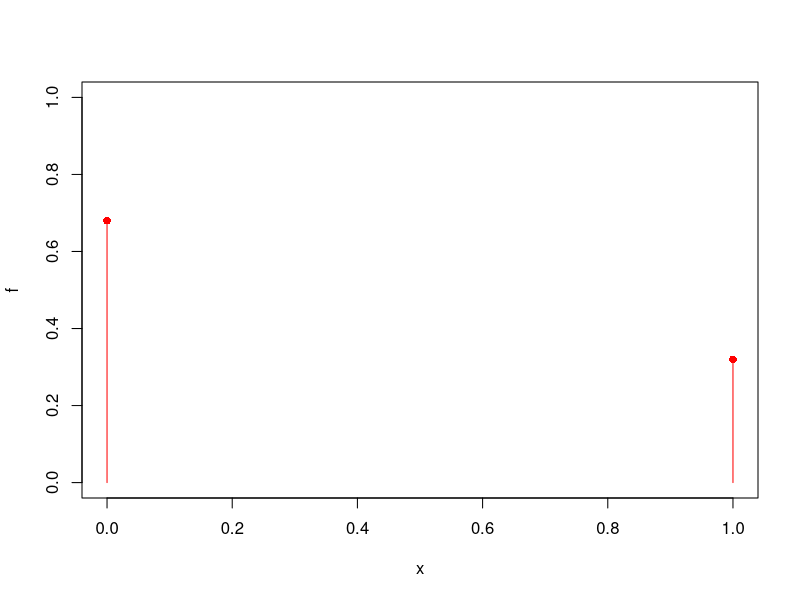
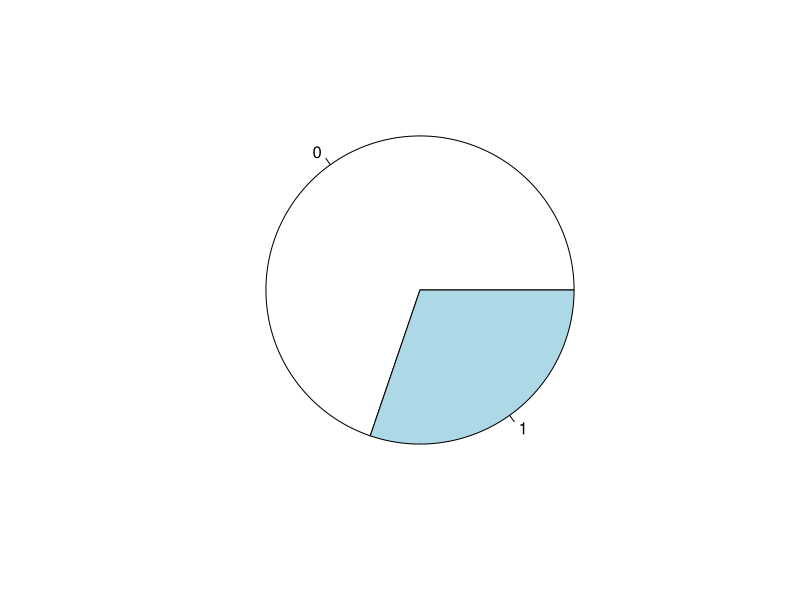
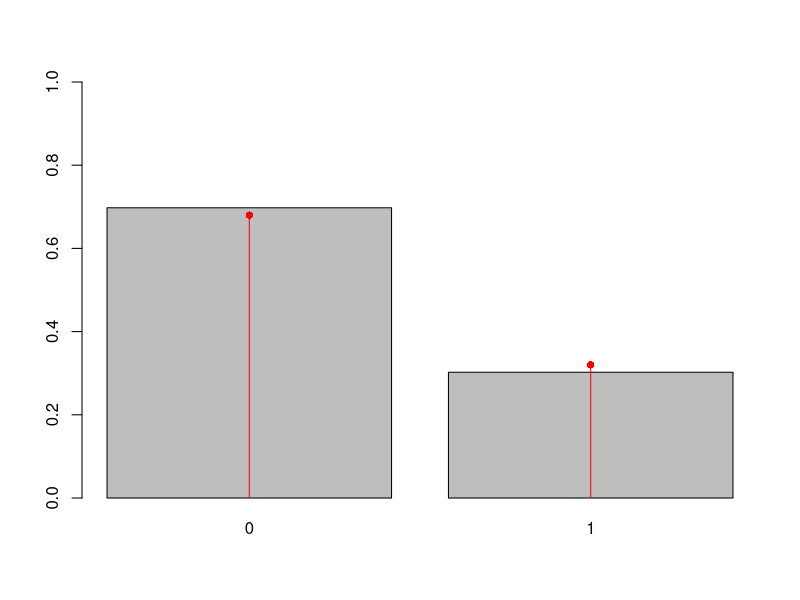
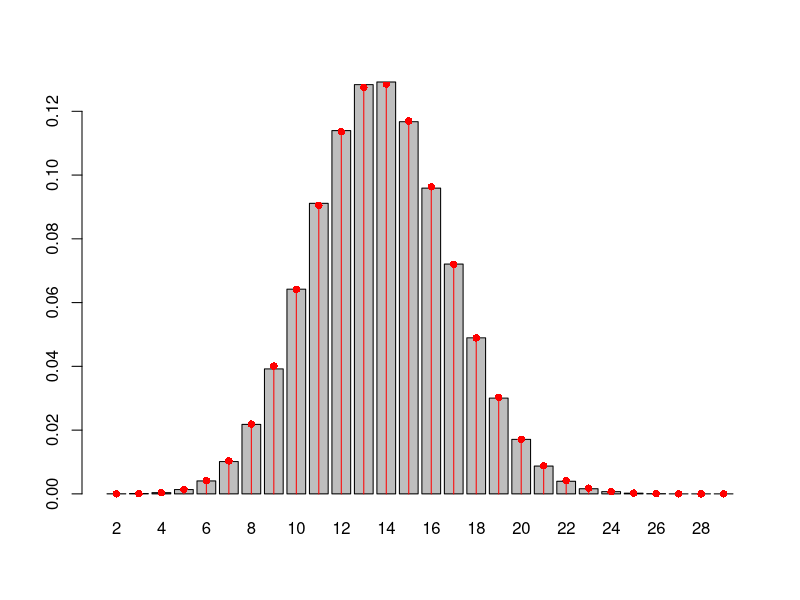
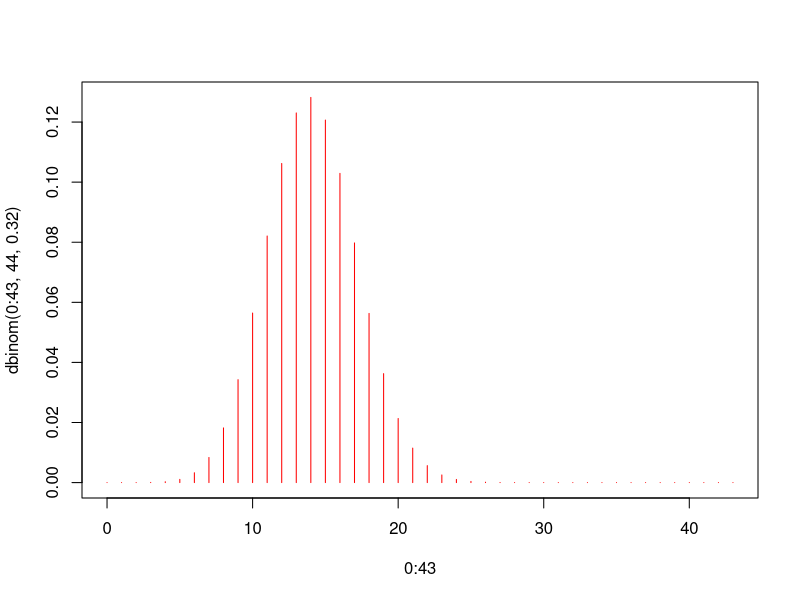
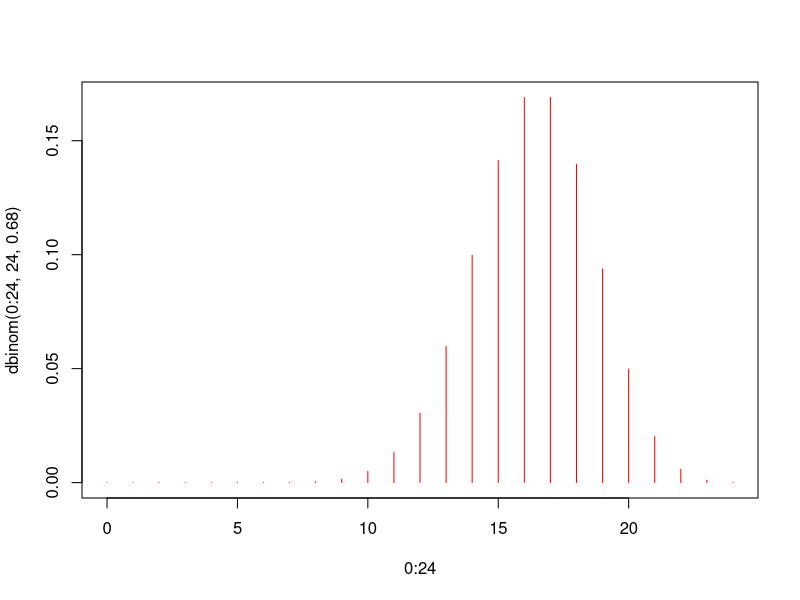
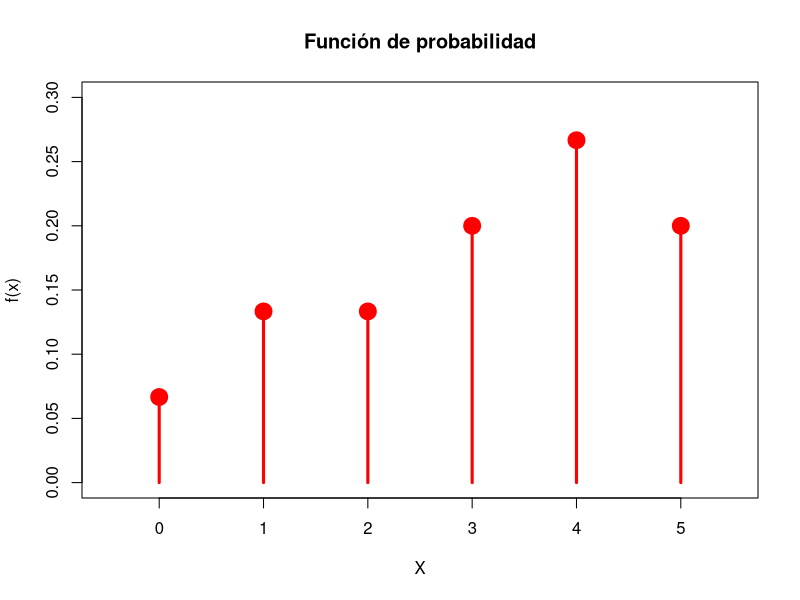
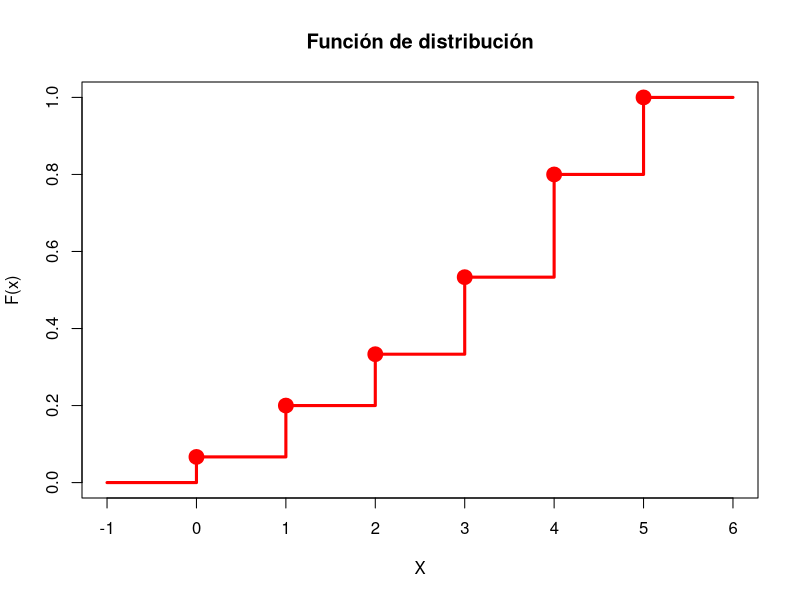

Recreate these plots in R, in order.
#Ensayo de Bernoulli
x<- c(0,1)
f <- c(0.68,0.32)

plot(x, f, type ="h", ylim=c(0,1), col="red")
points(x,f,pch=16,col="red")


n<- 43
muestra<-sample(x,n,f,replace=TRUE)

pie(table(muestra))
mean(muestra)

table(muestra)/n
mean(muestra)

bar<-barplot(table(muestra)/n,ylim=c(0,1))
lines(bar,f,type="h",col="red")
points(bar,f,pch=16,col="red")

muestra <- sample(x,n,f,replace=TRUE)
muestra



Y<-function(i){sum(sample(x,n,f,replace=TRUE))}
Y(1)

set.seed(123)
m<- 400000
encuestas <- sapply(1:m,Y)
fr<-table(encuestas)/m
fr["13"]


dbinom(13,43,0.32)

xx<- names(fr)
xx
br <- barplot(table(encuestas)/m)
lines(br,dbinom(2:29,43,0.32),type="h",col="red")
points(br,dbinom(2:29,43,0.32),pch=16,col="red")

dbinom(17,44,0.32)
plot(0:43,dbinom(0:43,44,0.32),type="h",col="red")


pbinom(16,44,0.32)




n <- 24
x<-c(0,1)
f<- c(0.32,0.68)

Xstar<-function(i){sum(sample(x,n,f,replace=TRUE))}
set.seed(123)
m<- 400000
encuestas <- sapply(1:m,Xstar)
mean(encuestas)

n*0.68

var(encuestas)

n*0.68*0.32

qbinom(0.25,24,0.68)

plot(0:24,dbinom(0:24,24,0.68),type="h",col="red")

46*0.32

# SOlucion Ejercicio

x1 = 0:5   # Posibles resultados
f1 = c(1,2,2,3,4,3)/15 # Probabilidad de ocurrencia de cada resultado
# Creación de las líneas verticales
plot(x1, f1, type="h", col="red", lwd=3, main="Función de probabilidad", xlab="X", ylab="f(x)",
     xlim=c(-0.5,5.5), ylim=c(0,0.3)) 
# Se crean los puntos y se guarda la gráfica completa en un objeto para su uso posterior
points(x1, f1, col="red", lwd=10)




F1 = cumsum(f1) # Se genera un vector con la suma acumulada
plot(c(-1,x1,6), c(0,F1,1), type="s", col="red", lwd=3, main="Función de distribución", xlab="X",
     ylab="F(x)")
points(x1, F1, col="red", lwd=8)




#f(2)=2/15
#F(2)=1/3
#f(3.5)=0
#F(3.5)=8/15
#f(6)=0
#F(6)=1


miu.X <- sum(x1*f1); miu.X


Q2.X <- max(x1[F1<=0.5]); Q2.X


var.X <- sum((x1-miu.X)^2*f1); var.X


set.seed(12)
sim.venta <- sample(x1,30,replace=T,prob=f1)


fi <- table(sim.venta)/length(sim.venta) 
xb <- barplot(fi)
lines(xb, f1, type="h", col="red", lwd=3)  
points(xb, f1, col="red", lwd=10)

mean.sim <- mean(sim.venta); mean.sim

var.sim <- var(sim.venta); var.sim


set.seed(12)
sim.venta <- sample(x1,10000,replace=T,prob=f1)
fi <- table(sim.venta)/length(sim.venta) 
xb <- barplot(fi)
lines(xb, f1, type="h", col="red", lwd=3)  
points(xb, f1, col="red", lwd=10)


mean.sim <- mean(sim.venta); mean.sim

var.sim <- var(sim.venta); var.sim


miu.Y <- 0.75*miu.X-1.5; miu.Y
var.Y <- 0.75^2*var.X; var.Y

set.seed(12)
y1 <- 0.75*x1-1.5
sim.ben <- sample(y1,10000,replace=T,prob=f1)
fi <- table(sim.ben)/length(sim.ben) 
xb <- barplot(fi)
lines(xb, f1, type="h", col="red", lwd=3)  
points(xb, f1, col="red", lwd=10)


mean.sim.ben <- mean(sim.ben); mean.sim.ben

var.sim.ben <- var(sim.ben); var.sim.ben
